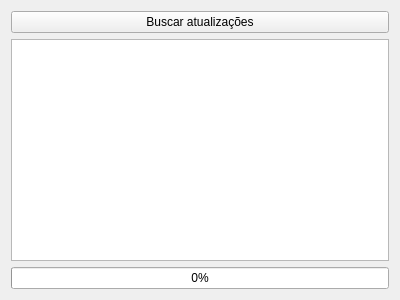
<?xml version="1.0" encoding="UTF-8"?>
<ui version="4.0">
 <class>frmUpdate</class>
 <widget class="QWidget" name="frmUpdate">
  <property name="geometry">
   <rect>
    <x>0</x>
    <y>0</y>
    <width>400</width>
    <height>300</height>
   </rect>
  </property>
  <property name="windowTitle">
   <string>Form</string>
  </property>
  <property name="windowIcon">
   <iconset resource="../resource/resources.qrc">
    <normaloff>:/images/iconfinder__snowflake_1679761_ico.ico</normaloff>:/images/iconfinder__snowflake_1679761_ico.ico</iconset>
  </property>
  <layout class="QVBoxLayout" name="verticalLayout">
   <item>
    <widget class="QPushButton" name="pushButton">
     <property name="text">
      <string>Buscar atualizações</string>
     </property>
    </widget>
   </item>
   <item>
    <widget class="QTextBrowser" name="textBrowser"/>
   </item>
   <item>
    <widget class="QProgressBar" name="progressBar">
     <property name="value">
      <number>0</number>
     </property>
     <property name="orientation">
      <enum>Qt::Horizontal</enum>
     </property>
    </widget>
   </item>
  </layout>
 </widget>
 <resources>
  <include location="../resource/resources.qrc"/>
  <include location="../resource/resources.qrc"/>
 </resources>
 <connections/>
</ui>
